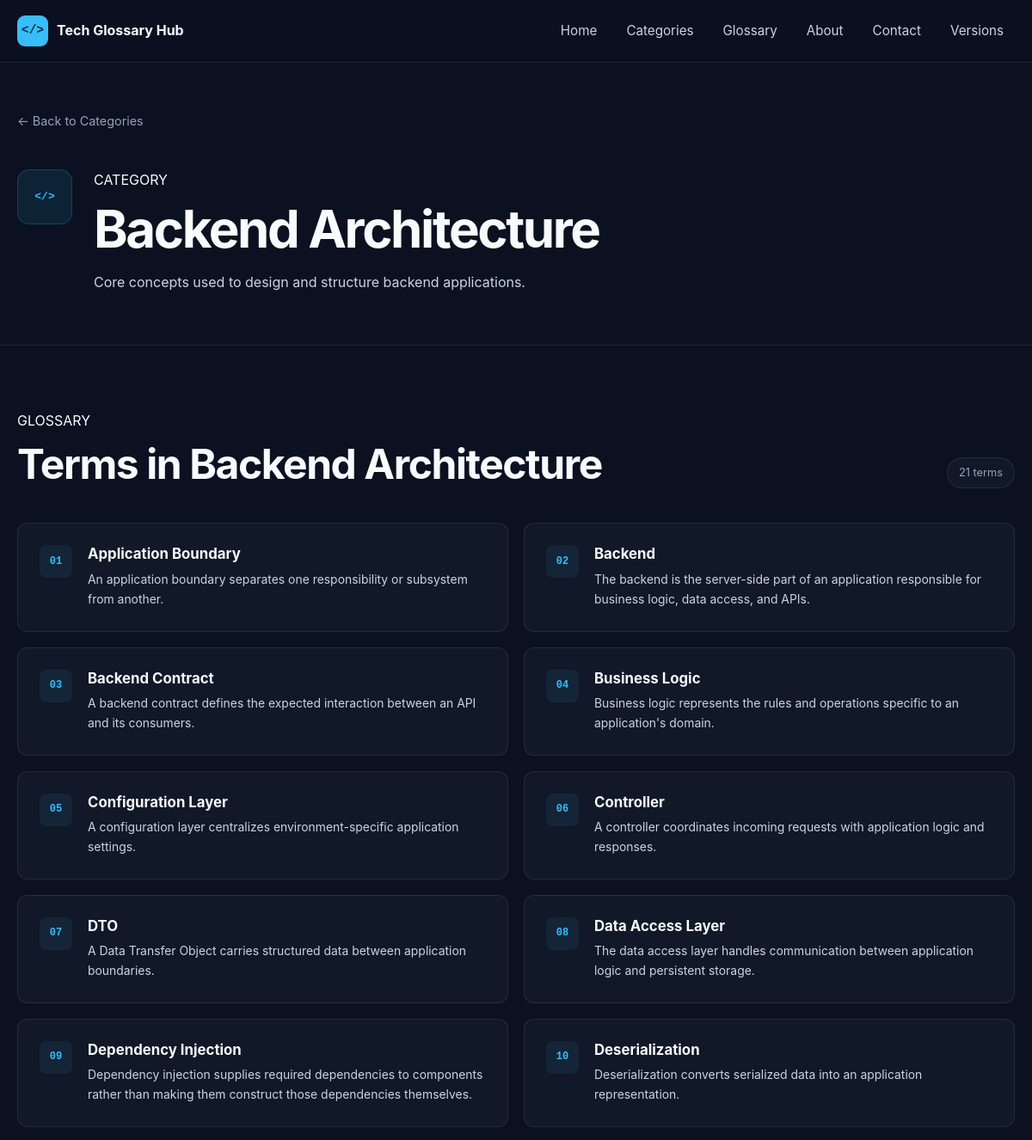
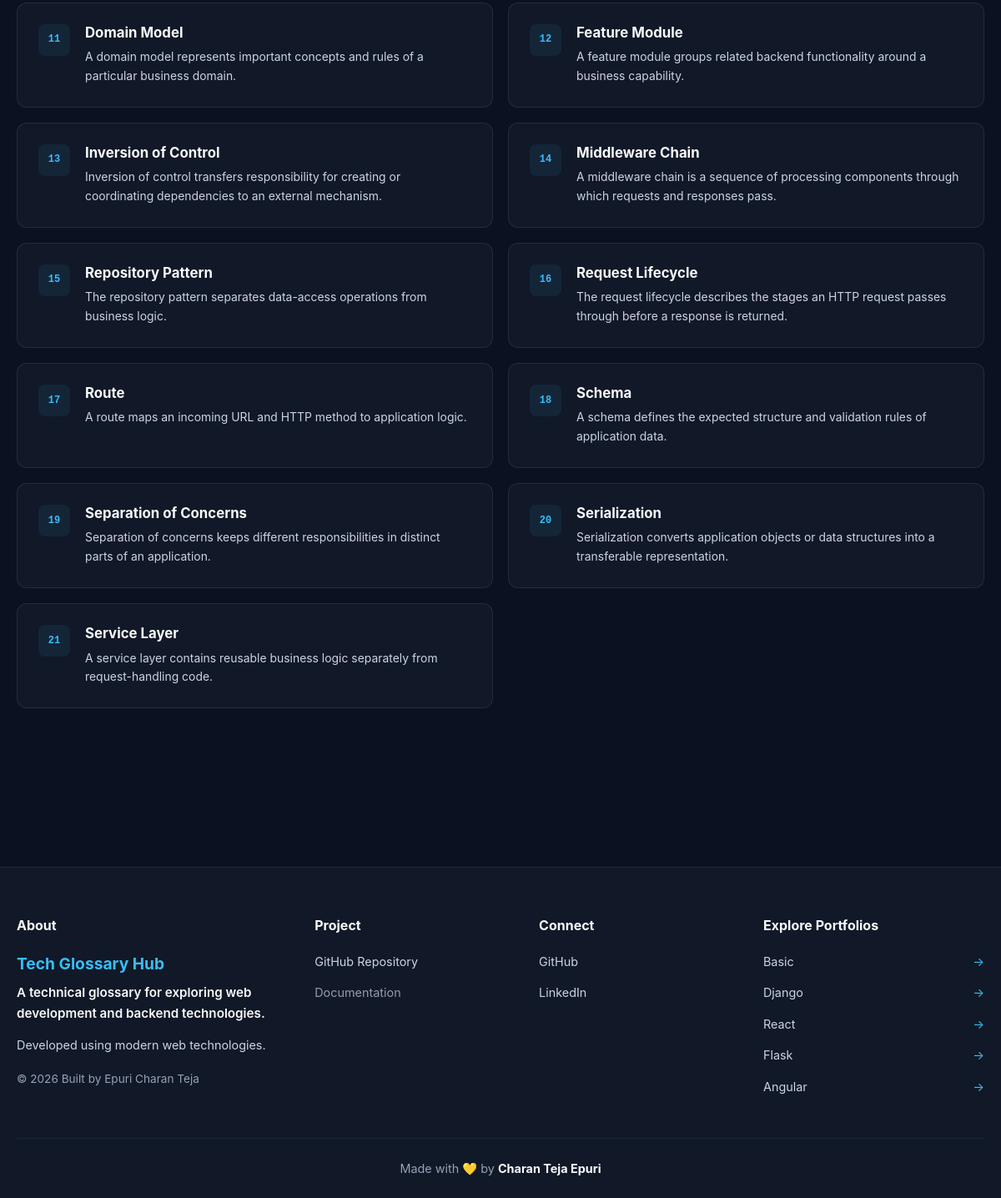
Page /category/backend-architecture on the committed database (2 pictures, top to bottom).
### app/models/category.py (models this page shows, shortened)
class Category(db.Model):
    __tablename__ = "categories"
    id = db.Column(
        db.Integer,
        primary_key=True
    )
    name = db.Column(
        db.String(100),
        nullable=False,
        unique=True
    )
    slug = db.Column(
        db.String(100),
        nullable=False,
        unique=True
    )
    description = db.Column(
        db.Text,
        nullable=True
    )
    created_at = db.Column(
        db.DateTime,
        default=lambda: datetime.now(timezone.utc)
    )
    terms = db.relationship(
        "GlossaryTerm",
        back_populates="category",
        cascade="all, delete-orphan"
    )

### app/models/glossary_term.py (models this page shows, shortened)
class GlossaryTerm(db.Model):
    __tablename__ = "glossary_terms"
    id = db.Column(
        db.Integer,
        primary_key=True
    )
    name = db.Column(
        db.String(150),
        nullable=False,
        unique=True
    )
    slug = db.Column(
        db.String(150),
        nullable=False,
        unique=True
    )
    definition = db.Column(
        db.Text,
        nullable=False
    )
    example = db.Column(
        db.Text,
        nullable=True
    )
    level = db.Column(
        db.String(20),
        nullable=False,
        default="Beginner"
    )
    category_id = db.Column(
        db.Integer,
        db.ForeignKey("categories.id"),
        nullable=False
    )
    created_at = db.Column(
        db.DateTime,
        default=lambda: datetime.now(timezone.utc)
    )
    category = db.relationship(
        "Category",
        back_populates="terms"
    )

### app/routes/main.py (the view)
@main_bp.route("/category/<slug>")
def category_detail(slug):
    category = Category.query.filter_by(
        slug=slug
    ).first_or_404()
    terms = GlossaryTerm.query.filter_by(
        category_id=category.id
    ).order_by(
        GlossaryTerm.name.asc()
    ).all()
    return render_template(
        "category_detail.html",
        category=category,
        terms=terms
    )

### app/templates/category_detail.html (shortened to what this page needs)
{% extends "base.html" %}
{% block content %}
<section class="category-detail-header">
    <div class="container">
        <a
            href="{{ url_for('main.categories') }}"
            class="back-link"
        >
            ← Back to Categories
        </a>
        <div class="category-detail-intro">
            <span class="category-detail-icon">
                &lt;/&gt;
            </span>
            <div>
                <span class="eyebrow">
                    CATEGORY
                </span>
                <h1>
                    {{ category.name }}
                </h1>
                <p>
                    {{ category.description }}
                </p>
            </div>
        </div>
    </div>
</section>
<section class="category-terms-section">
    <div class="container">
        <div class="section-heading">
            <div>
                <span class="eyebrow">
                    GLOSSARY
                </span>
                <h2>
                    Terms in {{ category.name }}
                </h2>
            </div>
            <span class="term-total">
                {{ terms | length }}
                {% if terms | length == 1 %}
                    term
                {% else %}
                    terms
                {% endif %}
            </span>
        </div>
        {% if terms %}
        <div class="terms-preview-grid">
            {% for term in terms %}
            <a href="{{ url_for('main.term_detail',slug=term.slug) }}" class="term-preview-card">
                <div class="term-preview-number">
                    {{ "%02d" | format(loop.index) }}
                </div>
                <div>
                    <h3>
                        {{ term.name }}
                    </h3>
                    <p>
                        {{ term.definition }}
                    </p>
                </div>
            </a>
            {% endfor %}
        </div>
        {% endif %}
    </div>
</section>
{% endblock %}

### app/static/css/style.css (style rules this page uses)
* { margin: 0; padding: 0; box-sizing: border-box; }
:root { --background: #0b1120; --surface: #111827; --surface-light: #172033; --primary: #38bdf8; --primary-dark: #0284c7; --text: #f8fafc; --text-secondary: #cbd5e1; --muted: #94a3b8; --border: rgba(148, 163, 184, 0.15); --shadow: 0 10px 30px rgba(0, 0, 0, 0.25); --radius-sm: 8px; --radius-md: 12px; --radius-lg: 18px; --container-width: 1200px; }
html { scroll-behavior: smooth; }
body { min-height: 100vh; display: flex; flex-direction: column; background: var(--background); color: var(--text); font-family: Inter, system-ui, -apple-system, BlinkMacSystemFont, "Segoe UI", sans-serif; line-height: 1.6; }
a { color: inherit; text-decoration: none; }
button, a { -webkit-tap-highlight-color: transparent; }
h1, h2, h3, h4, h5, h6 { line-height: 1.2; }
p { color: var(--text-secondary); }
.container { width: min( calc(100% - 40px), var(--container-width) ); margin: 0 auto; }
.section-heading { display: flex; align-items: flex-end; justify-content: space-between; gap: 30px; margin-bottom: 40px; }
.section-heading h2 { margin-top: 8px; font-size: clamp( 2rem, 4vw, 3rem ); letter-spacing: -0.03em; }
.category-detail-header { padding: 55px 0 60px; border-bottom: 1px solid var(--border); }
.back-link { display: inline-flex; margin-bottom: 45px; color: var(--muted); font-size: 0.9rem; transition: color 0.2s ease; }
.category-detail-intro { display: flex; align-items: flex-start; gap: 25px; max-width: 850px; }
.category-detail-icon { display: flex; align-items: center; justify-content: center; flex-shrink: 0; width: 64px; height: 64px; background: rgba(56, 189, 248, 0.1); border: 1px solid rgba(56, 189, 248, 0.2); border-radius: 14px; color: var(--primary); font-family: monospace; font-weight: 700; }
.category-detail-intro h1 { margin: 7px 0 14px; font-size: clamp( 2.2rem, 5vw, 4rem ); letter-spacing: -0.04em; }
.category-detail-intro p { max-width: 700px; font-size: 1rem; }
.category-terms-section { padding: 75px 0 110px; }
.term-total { display: inline-flex; align-items: center; min-height: 36px; padding: 0 13px; background: var(--surface); border: 1px solid var(--border); border-radius: 999px; color: var(--muted); font-size: 0.8rem; }
.terms-preview-grid { display: grid; grid-template-columns: repeat(2, 1fr); gap: 18px; }
.term-preview-card { display: flex; gap: 18px; padding: 25px; background: var(--surface); border: 1px solid var(--border); border-radius: var(--radius-md); transition: transform 0.2s ease, border-color 0.2s ease; }
.term-preview-number { display: flex; align-items: center; justify-content: center; flex-shrink: 0; width: 38px; height: 38px; background: rgba(56, 189, 248, 0.08); border-radius: 8px; color: var(--primary); font-family: monospace; font-size: 0.75rem; font-weight: 700; }
.term-preview-card h3 { margin-bottom: 8px; font-size: 1.05rem; }
.term-preview-card p { font-size: 0.87rem; line-height: 1.65; }

### rows in the picture
Category: name "Backend Architecture", description "Core concepts used to design and structure backend applications."
GlossaryTerm: index "01", name "Application Boundary", definition "An application boundary separates one responsibility or subsystem from another."
GlossaryTerm: index "02", name "Backend", definition "The backend is the server-side part of an application responsible for business logic, data access, and APIs."
GlossaryTerm: index "03", name "Backend Contract", definition "A backend contract defines the expected interaction between an API and its consumers."
GlossaryTerm: index "04", name "Business Logic", definition "Business logic represents the rules and operations specific to an application's domain."
GlossaryTerm: index "05", name "Configuration Layer", definition "A configuration layer centralizes environment-specific application settings."
GlossaryTerm: index "06", name "Controller", definition "A controller coordinates incoming requests with application logic and responses."
GlossaryTerm: index "07", name "DTO", definition "A Data Transfer Object carries structured data between application boundaries."
GlossaryTerm: index "08", name "Data Access Layer", definition "The data access layer handles communication between application logic and persistent storage."
GlossaryTerm: index "09", name "Dependency Injection", definition "Dependency injection supplies required dependencies to components rather than making them construct those dependencies themselves."
GlossaryTerm: index "10", name "Deserialization", definition "Deserialization converts serialized data into an application representation."
GlossaryTerm: index "11", name "Domain Model", definition "A domain model represents important concepts and rules of a particular business domain."
GlossaryTerm: index "12", name "Feature Module", definition "A feature module groups related backend functionality around a business capability."
GlossaryTerm: index "13", name "Inversion of Control", definition "Inversion of control transfers responsibility for creating or coordinating dependencies to an external mechanism."
GlossaryTerm: index "14", name "Middleware Chain", definition "A middleware chain is a sequence of processing components through which requests and responses pass."
GlossaryTerm: index "15", name "Repository Pattern", definition "The repository pattern separates data-access operations from business logic."
GlossaryTerm: index "16", name "Request Lifecycle", definition "The request lifecycle describes the stages an HTTP request passes through before a response is returned."
GlossaryTerm: index "17", name "Route", definition "A route maps an incoming URL and HTTP method to application logic."
GlossaryTerm: index "18", name "Schema", definition "A schema defines the expected structure and validation rules of application data."
GlossaryTerm: index "19", name "Separation of Concerns", definition "Separation of concerns keeps different responsibilities in distinct parts of an application."
GlossaryTerm: index "20", name "Serialization", definition "Serialization converts application objects or data structures into a transferable representation."
GlossaryTerm: index "21", name "Service Layer", definition "A service layer contains reusable business logic separately from request-handling code."

### other values in the picture
{{ terms | length }} "21"
